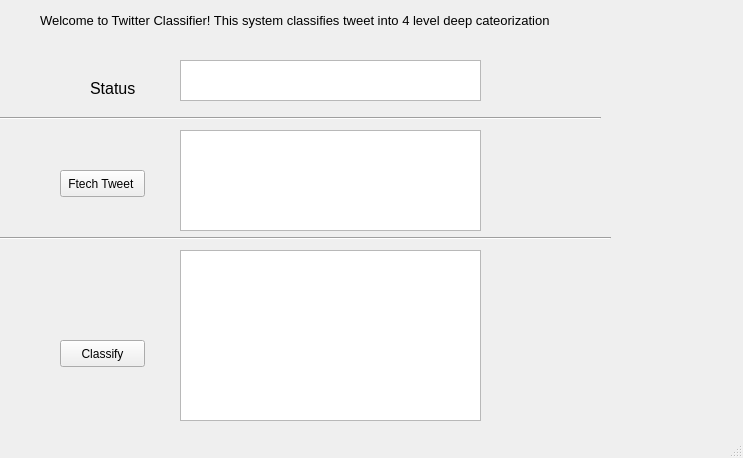
<?xml version="1.0" encoding="UTF-8"?>
<ui version="4.0">
 <class>MainWindow</class>
 <widget class="QMainWindow" name="MainWindow">
  <property name="geometry">
   <rect>
    <x>0</x>
    <y>0</y>
    <width>743</width>
    <height>458</height>
   </rect>
  </property>
  <property name="windowTitle">
   <string>MainWindow</string>
  </property>
  <widget class="QWidget" name="centralwidget">
   <widget class="QPushButton" name="pushButton">
    <property name="geometry">
     <rect>
      <x>60</x>
      <y>170</y>
      <width>85</width>
      <height>27</height>
     </rect>
    </property>
    <property name="text">
     <string>Ftech Tweet </string>
    </property>
   </widget>
   <widget class="QPushButton" name="pushButton_2">
    <property name="geometry">
     <rect>
      <x>60</x>
      <y>340</y>
      <width>85</width>
      <height>27</height>
     </rect>
    </property>
    <property name="text">
     <string>Classify</string>
    </property>
   </widget>
   <widget class="QTextEdit" name="textEdit">
    <property name="geometry">
     <rect>
      <x>180</x>
      <y>130</y>
      <width>301</width>
      <height>101</height>
     </rect>
    </property>
   </widget>
   <widget class="QTextEdit" name="textEdit_2">
    <property name="geometry">
     <rect>
      <x>180</x>
      <y>250</y>
      <width>301</width>
      <height>171</height>
     </rect>
    </property>
   </widget>
   <widget class="Line" name="line">
    <property name="geometry">
     <rect>
      <x>0</x>
      <y>230</y>
      <width>611</width>
      <height>16</height>
     </rect>
    </property>
    <property name="orientation">
     <enum>Qt::Horizontal</enum>
    </property>
   </widget>
   <widget class="QLabel" name="label">
    <property name="geometry">
     <rect>
      <x>40</x>
      <y>10</y>
      <width>541</width>
      <height>20</height>
     </rect>
    </property>
    <property name="font">
     <font>
      <pointsize>10</pointsize>
     </font>
    </property>
    <property name="text">
     <string>Welcome to Twitter Classifier! This system classifies tweet into 4 level deep cateorization</string>
    </property>
   </widget>
   <widget class="QTextEdit" name="textEdit_3">
    <property name="geometry">
     <rect>
      <x>180</x>
      <y>60</y>
      <width>301</width>
      <height>41</height>
     </rect>
    </property>
   </widget>
   <widget class="QLabel" name="label_2">
    <property name="geometry">
     <rect>
      <x>90</x>
      <y>80</y>
      <width>54</width>
      <height>17</height>
     </rect>
    </property>
    <property name="font">
     <font>
      <pointsize>12</pointsize>
     </font>
    </property>
    <property name="text">
     <string>Status</string>
    </property>
   </widget>
   <widget class="Line" name="line_2">
    <property name="geometry">
     <rect>
      <x>0</x>
      <y>110</y>
      <width>601</width>
      <height>16</height>
     </rect>
    </property>
    <property name="orientation">
     <enum>Qt::Horizontal</enum>
    </property>
   </widget>
  </widget>
  <widget class="QStatusBar" name="statusbar"/>
 </widget>
 <resources/>
 <connections/>
</ui>
